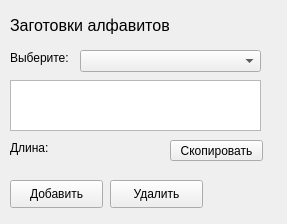
<?xml version="1.0" encoding="UTF-8"?>
<ui version="4.0">
 <class>Form</class>
 <widget class="QWidget" name="Form">
  <property name="geometry">
   <rect>
    <x>0</x>
    <y>0</y>
    <width>287</width>
    <height>224</height>
   </rect>
  </property>
  <property name="windowTitle">
   <string>Заготовки алфавита</string>
  </property>
  <widget class="QLabel" name="label">
   <property name="geometry">
    <rect>
     <x>10</x>
     <y>10</y>
     <width>301</width>
     <height>31</height>
    </rect>
   </property>
   <property name="font">
    <font>
     <pointsize>12</pointsize>
    </font>
   </property>
   <property name="text">
    <string>Заготовки алфавитов</string>
   </property>
  </widget>
  <widget class="QLabel" name="label_2">
   <property name="geometry">
    <rect>
     <x>10</x>
     <y>50</y>
     <width>81</width>
     <height>16</height>
    </rect>
   </property>
   <property name="text">
    <string>Выберите:</string>
   </property>
  </widget>
  <widget class="QComboBox" name="alphabetSelect">
   <property name="geometry">
    <rect>
     <x>80</x>
     <y>50</y>
     <width>181</width>
     <height>22</height>
    </rect>
   </property>
  </widget>
  <widget class="QPushButton" name="create_button">
   <property name="geometry">
    <rect>
     <x>10</x>
     <y>180</y>
     <width>93</width>
     <height>28</height>
    </rect>
   </property>
   <property name="text">
    <string>Добавить</string>
   </property>
  </widget>
  <widget class="QPushButton" name="delete_button">
   <property name="geometry">
    <rect>
     <x>110</x>
     <y>180</y>
     <width>93</width>
     <height>28</height>
    </rect>
   </property>
   <property name="text">
    <string>Удалить</string>
   </property>
  </widget>
  <widget class="QPlainTextEdit" name="alphabet">
   <property name="geometry">
    <rect>
     <x>10</x>
     <y>80</y>
     <width>251</width>
     <height>51</height>
    </rect>
   </property>
   <property name="readOnly">
    <bool>true</bool>
   </property>
   <property name="plainText">
    <string/>
   </property>
  </widget>
  <widget class="QLabel" name="length">
   <property name="geometry">
    <rect>
     <x>10</x>
     <y>140</y>
     <width>91</width>
     <height>16</height>
    </rect>
   </property>
   <property name="text">
    <string>Длина:</string>
   </property>
  </widget>
  <widget class="QPushButton" name="copy_button">
   <property name="geometry">
    <rect>
     <x>170</x>
     <y>140</y>
     <width>93</width>
     <height>21</height>
    </rect>
   </property>
   <property name="text">
    <string>Скопировать</string>
   </property>
  </widget>
 </widget>
 <resources/>
 <connections/>
</ui>
